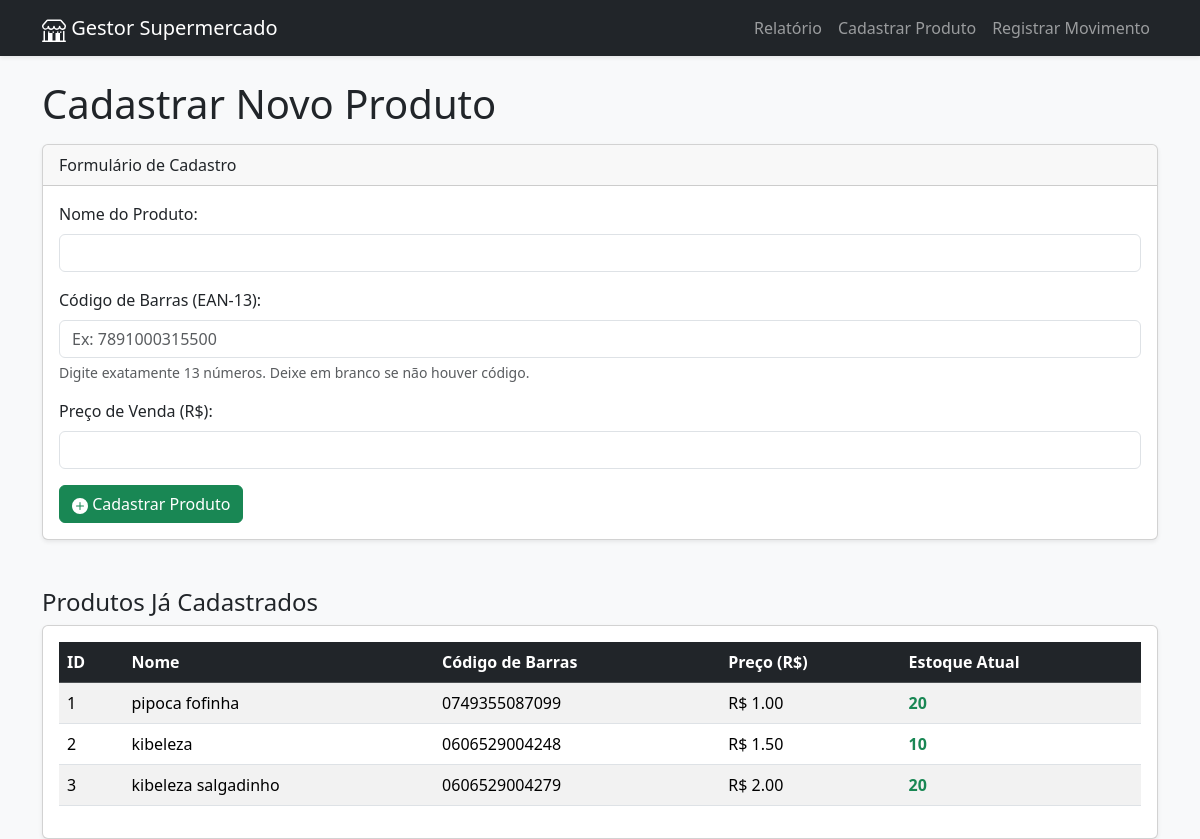
/produtos, run on the app's committed database.
### app/models.py (models this page shows)
class Produto(db.Model):
    id = db.Column(db.Integer, primary_key=True)
    nome = db.Column(db.String(100), nullable=False, unique=True)
    codigo_barras = db.Column(db.String(50), unique=True, index=True)
    preco_venda = db.Column(db.Float, nullable=False)
    estoque_atual = db.Column(db.Integer, default=0)
    movimentos = db.relationship('MovimentoEstoque', backref='produto', lazy=True)

### app/routes.py (the view, shortened to what this page needs)
@bp.route('/produtos', methods=['GET', 'POST'])
def gerenciar_produtos():
    produtos = Produto.query.all()
    return render_template('produtos.html', produtos=produtos)

### app/templates/produtos.html (shortened to what this page needs)
{% extends 'base.html' %}
{% block content %}
    <h1 class="mb-3">Cadastrar Novo Produto</h1>
    <div class="card shadow-sm mb-5">
        <div class="card-header">
            Formulário de Cadastro
        </div>
        <div class="card-body">
            <form method="POST" action="{{ url_for('main.gerenciar_produtos') }}">
                <div class="mb-3">
                    <label for="nome" class="form-label">Nome do Produto:</label>
                    <input type="text" id="nome" name="nome" class="form-control" required>
                </div>
                <div class="mb-3">
                    <label for="codigo_barras" class="form-label">Código de Barras (EAN-13):</label>
                    <input type="text" id="codigo_barras" name="codigo_barras" class="form-control"
                           maxlength="13"
                           placeholder="Ex: 7891000315500"
                           pattern="\d*"
                           title="O código de barras deve conter 13 números.">
                    <div id="barcodeHelp" class="form-text">
                        Digite exatamente 13 números. Deixe em branco se não houver código.
                    </div>
                </div>
                <div class="mb-3">
                    <label for="preco_venda" class="form-label">Preço de Venda (R$):</label>
                    <input type="number" step="0.01" min="0.01" id="preco_venda" name="preco_venda" class="form-control" required>
                </div>
                <button type="submit" class="btn btn-success">
                    <svg xmlns="http://www.w3.org/2000/svg" width="16" height="16" fill="currentColor" class="bi bi-plus-circle-fill" viewBox="0 0 16 16">
                        <path d="M16 8A8 8 0 1 1 0 8a8 8 0 0 1 16 0zM8.5 4.5a.5.5 0 0 0-1 0v3h-3a.5.5 0 0 0 0 1h3v3a.5.5 0 0 0 1 0v-3h3a.5.5 0 0 0 0-1h-3v-3z"/>
                    </svg>
                    Cadastrar Produto
                </button>
            </form>
        </div>
    </div>
    <h2 class="h4 mt-5">Produtos Já Cadastrados</h2>
    <div class="card shadow-sm">
        <div class="card-body">
            <div class="table-responsive">
                <table class="table table-striped table-hover align-middle">
                    <thead class="table-dark">
                        <tr>
                            <th>ID</th>
                            <th>Nome</th>
                            <th>Código de Barras</th>
                            <th>Preço (R$)</th>
                            <th>Estoque Atual</th>
                        </tr>
                    </thead>
                    <tbody>
                        {% for p in produtos %}
                        <tr>
                            <td>{{ p.id }}</td>
                            <td>{{ p.nome }}</td>
                            <td>{{ p.codigo_barras or 'N/A' }}</td>
                            <td>R$ {{ "%.2f"|format(p.preco_venda) }}</td>
                            <td class="fw-bold {% if p.estoque_atual <= 0 %}text-danger{% else %}text-success{% endif %}">
                                {{ p.estoque_atual }}
                            </td>
                        </tr>
                        {% else %}
                        <tr>
                            <td colspan="5" class="text-center text-muted">Nenhum produto cadastrado ainda.</td>
                        </tr>
                        {% endfor %}
                    </tbody>
                </table>
            </div>
        </div>
    </div>
{% endblock %}

### data on the page
Produto: id "1", nome "pipoca fofinha", codigo_barras "0749355087099", preco_venda "1.00", estoque_atual "20"
Produto: id "2", nome "kibeleza", codigo_barras "0606529004248", preco_venda "1.50", estoque_atual "10"
Produto: id "3", nome "kibeleza salgadinho", codigo_barras "0606529004279", preco_venda "2.00", estoque_atual "20"
